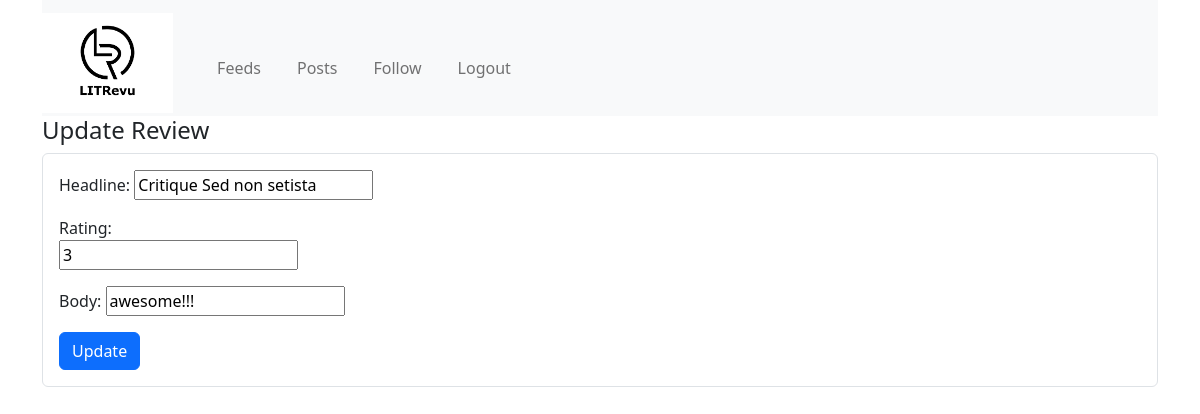
Screenshot of /review/4/update/ (signed in) with the database file from the repository.
### app/models.py (models this page shows)
class Review(models.Model):
    ticket = models.ForeignKey(to=Ticket, on_delete=models.CASCADE)
    rating = models.PositiveSmallIntegerField(
        validators=[MinValueValidator(0), MaxValueValidator(5)])
    headline = models.CharField(max_length=128)
    body = models.CharField(max_length=8192, blank=True)
    user = models.ForeignKey(
        to=settings.AUTH_USER_MODEL, on_delete=models.CASCADE)
    time_created = models.DateTimeField(auto_now_add=True)

### app/views.py (the view, shortened to what this page needs)
# urls.py: path('review/<int:pk>/update/', ReviewUpdateView.as_view(), name='review-update'),
class ReviewUpdateView(LoginRequiredMixin, UpdateView):
    model = Review
    fields = ['headline', 'rating', 'body']
    template_name = 'review-update.html'

### app/templates/review-update.html (shortened to what this page needs)
{% extends "base.html" %}
{% block content %}
    <h4>Update Review</h4>
    <form method="post" class="border rounded p-3">
        {{ form.as_p }}
        <button type="submit" class="btn btn-primary">Update</button>
    </form>
{% endblock %}

### static/css/styles.css (style rules this page uses)
#id_rating { display: flex; justify-content: space-around }

### rows the page displays
Review: headline "Critique Sed non setista", rating "3", body "awesome!!!"
